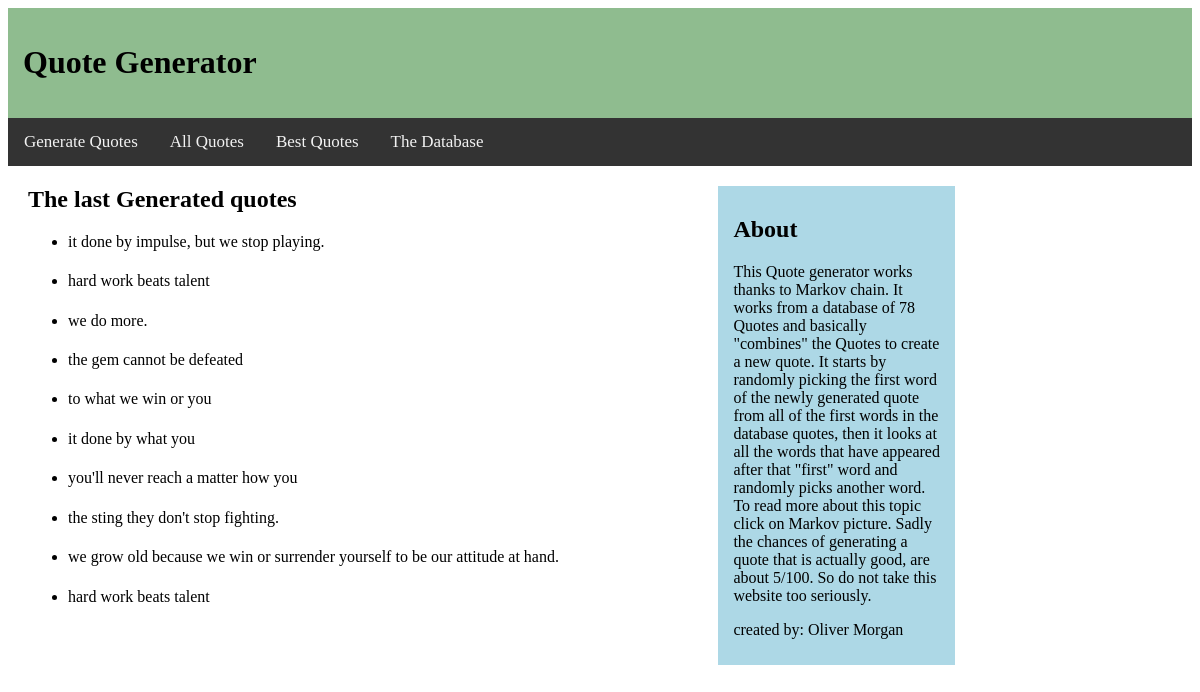
The page / on the database its author committed.
### polls/models.py (models this page shows, shortened)
class Question(models.Model):
    Quote_text = models.CharField(max_length=200)
    pub_date = models.DateTimeField('date published')
    posquote = models.CharField(default='', max_length=200)

### polls/views.py (the view)
# urls.py: path('', views.index, name='index'),
def index(request):
    latest_question_list = Question.objects.order_by('-pub_date')[:10]
    template = loader.get_template('polls/index.html')
    context = {
        'latest_question_list': latest_question_list,
    }
    return HttpResponse(template.render(context, request))

### polls/templates/polls/index.html (shortened to what this page needs)
<!DOCTYPE html>
<html>
<head>
</head>
<body style="font-family:Verdana;">
<div style="background-color:darkseagreen ;padding:15px">
    <h1>Quote Generator</h1>
</div>
<div class="topnav">
    <a href="http://generatequotes.pythonanywhere.com/generatequotes">Generate Quotes</a>
    <a href="http://generatequotes.pythonanywhere.com/find">All Quotes</a>
    <a href="http://generatequotes.pythonanywhere.com/best">Best Quotes</a>
    <a href="http://generatequotes.pythonanywhere.com/database">The Database</a>
</div>
<div class="main">
    <h2>The last Generated quotes</h2>
    {% if latest_question_list %}
    <ul>
        {% for question in latest_question_list %}
        <li>{{ question.Quote_text }}</li>
        {% endfor %}
    </ul>
    {% else %}
    <p>No quotes are available.</p>
    {% endif %}
</div>
<div class="right">
    <h2>About</h2>
    <p>This Quote generator works thanks to Markov chain. It works from a database of 78 Quotes and basically "combines"
        the Quotes to create a new quote. It starts by randomly picking the first word of the newly generated quote from
        all of the first words in the database quotes, then it looks at all the words that have appeared after that "first"
        word and randomly picks another word. To read more about this topic click on Markov picture. Sadly
        the chances of generating a quote that is actually good, are about 5/100. So do not take this website too seriously.
    <p>created by: Oliver Morgan</p>
</div>
</body>
</html>

### polls/templates/polls/index.html (style rules this page uses)
* { box-sizing: border-box; }
.topnav { overflow: hidden; background-color: #333; }
.topnav a { float: left; color: #f2f2f2; text-align: center; padding: 14px 16px; text-decoration: none; font-size: 17px; }
.main { float: left; width: 60%; padding: 0 20px; overflow: hidden; }
.right { background-color: lightblue; width:20%; float:left; padding: 10px 15px; margin-top: 20px; margin-right:30px; }

### rows shown on the page
Question: Quote_text "it done by impulse, but we stop playing."
Question: Quote_text "hard work beats talent"
Question: Quote_text "we do more."
Question: Quote_text "the gem cannot be defeated"
Question: Quote_text "to what we win or you"
Question: Quote_text "it done by what you"
Question: Quote_text "you'll never reach a matter how you"
Question: Quote_text "the sting they don't stop fighting."
Question: Quote_text "we grow old because we win or surrender yourself to be our attitude at hand."
Question: Quote_text "hard work beats talent"
